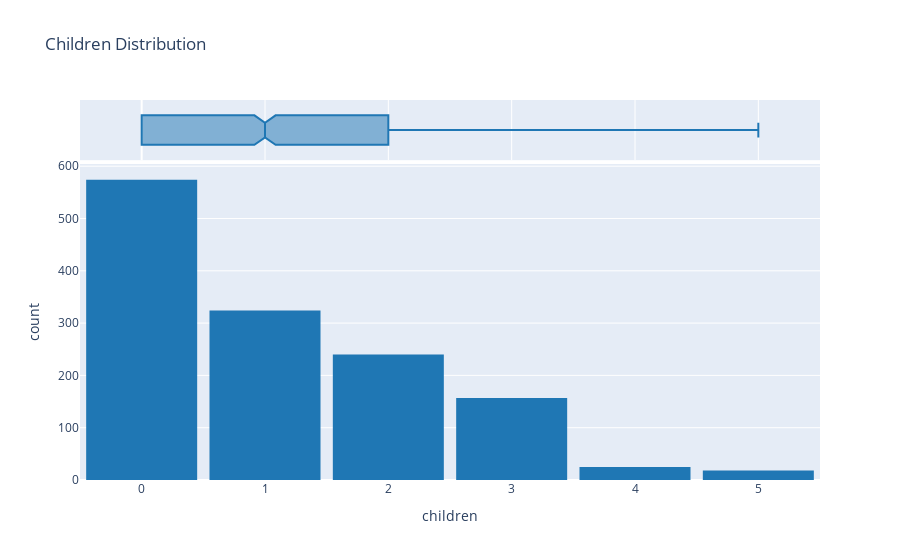

The notebook cell this image was saved under:
### Code cell
#lets check the distribution of the 'children' column
fig = px.histogram(df_insurance, x='children', title='Children Distribution', marginal='box', color_discrete_sequence=["#1F77B4"])
fig.update_layout(bargap=0.1)

### Figure 1 — Plotly figure (JSON) as saved in the notebook; plotly's stock layout.template omitted (floating-point values rounded to 4 significant figures; data arrays with more than 128 entries replaced by an {"elided": "..."} marker saying what was removed)
{"data": [{"alignmentgroup": "True", "bingroup": "x", "hovertemplate": "children=%{x}<br>count=%{y}<extra></extra>", "legendgroup": "", "marker": {"color": "#1F77B4", "pattern": {"shape": ""}}, "name": "", "offsetgroup": "", "orientation": "v", "showlegend": false, "type": "histogram", "x": {"elided": "1338 int values"}, "xaxis": "x", "yaxis": "y"}, {"alignmentgroup": "True", "hovertemplate": "children=%{x}<extra></extra>", "legendgroup": "", "marker": {"color": "#1F77B4"}, "name": "", "notched": true, "offsetgroup": "", "showlegend": false, "type": "box", "x": {"elided": "1338 int values"}, "xaxis": "x2", "yaxis": "y2"}], "layout": {"bargap": 0.1, "barmode": "relative", "legend": {"tracegroupgap": 0}, "title": {"text": "Children Distribution"}, "xaxis": {"anchor": "y", "domain": [0, 1], "title": {"text": "children"}}, "xaxis2": {"anchor": "y2", "domain": [0, 1], "matches": "x", "showgrid": true, "showticklabels": false}, "yaxis": {"anchor": "x", "domain": [0, 0.8316], "title": {"text": "count"}}, "yaxis2": {"anchor": "x2", "domain": [0.8416, 1], "matches": "y2", "showgrid": false, "showline": false, "showticklabels": false, "ticks": ""}}}
